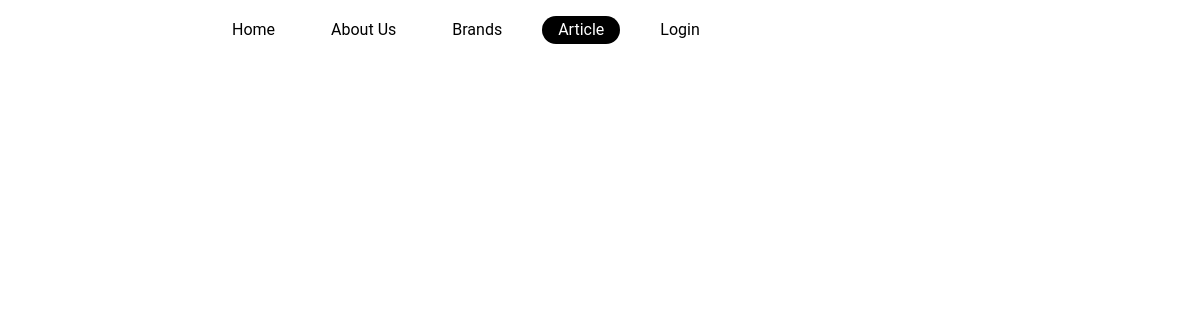
Page /article/ on the earlier database version.
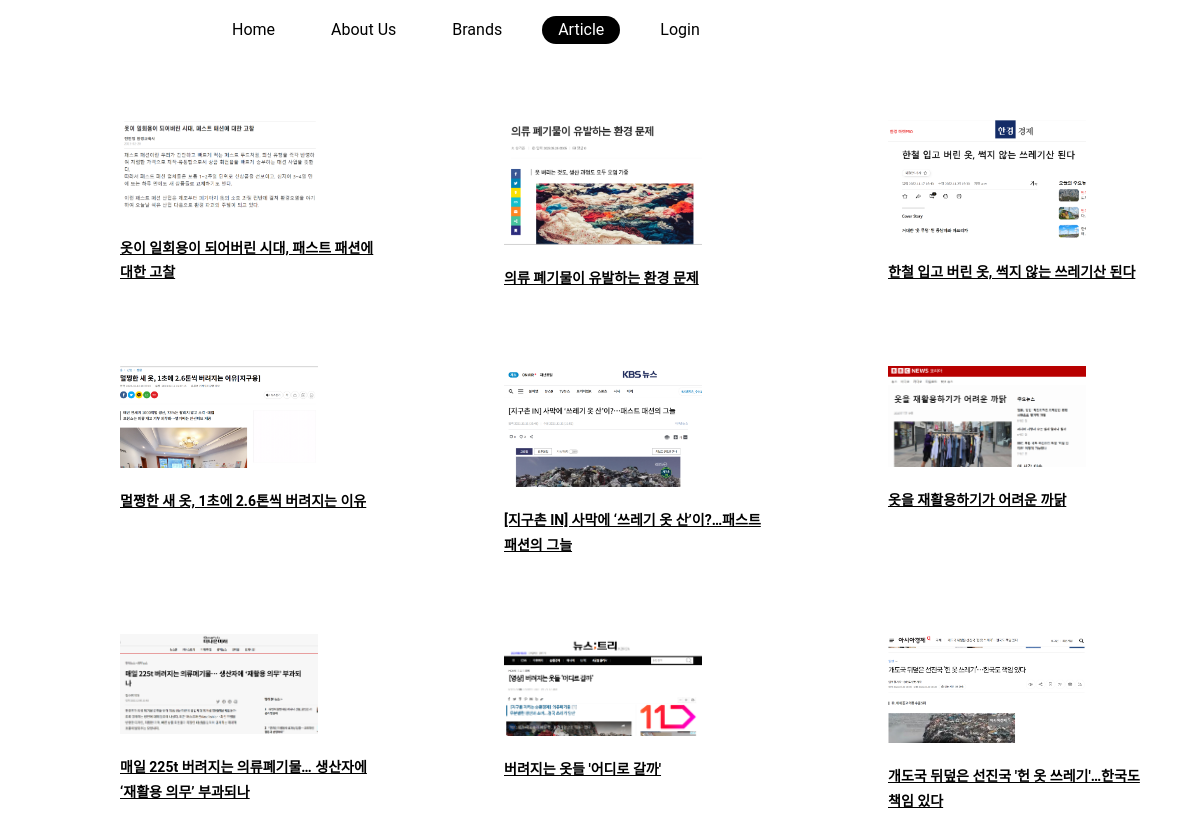
Same page on the later database version.
### article/models.py (models this page shows, shortened)
class Article(models.Model):
    title = models.CharField(max_length=200)
    content = models.TextField(blank=True)
    image = models.ImageField(upload_to='article/%Y/%m/%d', blank=True)
    link = models.URLField(blank=True)
    created_at = models.DateTimeField(auto_now_add=True)

### article/views.py (the view)
# urls.py: path('article/', views.article, name='article'),
def article(request):
    articles = Article.objects.all()
    return render(request, 'article.html', {'articles': articles})

### article/templates/article.html (shortened to what this page needs)
<!DOCTYPE html>
{% load static %}
<html>
<head>
  <link rel="stylesheet" type="text/css" href="{% static 'css/style.css' %}">
</head>
<body>
  <header class="header sticky sticky--top js-header">
    <div class="grid">
      <nav class="navigation">
        <ul class="navigation__list navigation__list--inline">
          <li class="navigation__item"><a href="/" class="navigation__link">Home</a></li>
          <li class="navigation__item"><a href="/about/" class="navigation__link">About Us</a></li>
          <li class="navigation__item"><a href="{% url 'shop:shop' %}" class="navigation__link" >Brands</a></li>
          <li class="navigation__item"><a href="{% url 'article:article' %}" class="navigation__link navigation__link--is-active">Article</a></li>
          <li class="navigation__item"><a href="{% url 'accounts:login' %}" class="navigation__link">
            {% if user.is_authenticated %}
              <a class="navigation__link" href="{% url 'accounts:logout' %}">Logout</a>
            {% else %}
              <a class="navigation__link" href="{% url 'accounts:login' %}">Login</a>
            {% endif %}
          </a></li>
        </ul>
      </nav>
    </div>
  </header>
  <div class="article-list-container">
    {% for article in articles %}
      <div class="article-item">
        <img src="{{ article.image.url }}" alt="{{ article.title }}">
        <h3><a href="{{ article.link }}" target="_blank">{{ article.title }}</a></h3>
      </div>
    {% endfor %}
  </div>
</body>
</html>

Differences in the rows shown:
added Article: image (picture), title "옷이 일회용이 되어버린 시대, 패스트 패션에 대한 고찰"
added Article: image (picture), title "의류 폐기물이 유발하는 환경 문제"
added Article: image (picture), title "한철 입고 버린 옷, 썩지 않는 쓰레기산 된다"
added Article: image (picture), title "멀쩡한 새 옷, 1초에 2.6톤씩 버려지는 이유"
added Article: image (picture), title "[지구촌 IN] 사막에 ‘쓰레기 옷 산’이?…패스트 패션의 그늘"
added Article: image (picture), title "옷을 재활용하기가 어려운 까닭"
added Article: image (picture), title "매일 225t 버려지는 의류폐기물… 생산자에 ‘재활용 의무’ 부과되나"
added Article: image (picture), title "버려지는 옷들 '어디로 갈까'"
added Article: image (picture), title "개도국 뒤덮은 선진국 '헌 옷 쓰레기'…한국도 책임 있다"
